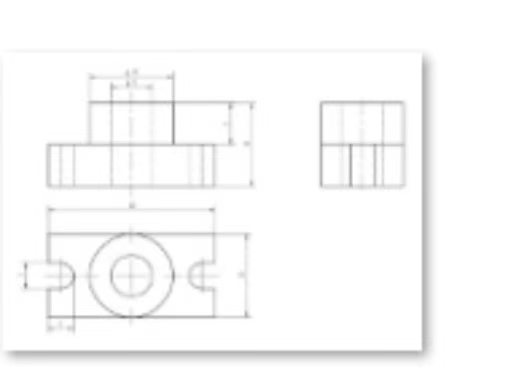
#> input picture data/test_images/scan_test_01.jpg, 512 x 383 px
$ python check_full.py
#> lines starting #> are read from the running program, lines starting #| are printed output that depends on the picture; after the words box and inside, x2 and y2 are one past the last pixel; in counts of white or black regions, pixels touching at a corner belong together
#> in preprocess_for_sift, img is the input picture: shape (383, 512, 3); min 129, max 255, mean 249.5
### services/image_preprocess.py
import cv2
import numpy as np


def crop_non_white_border(gray: np.ndarray, margin: int = 10) -> np.ndarray:
    """
    裁掉测试图外部大白边和阴影区域。
    对模糊拍照图很重要。
    """
#> called with margin = 10
    mask = gray < 245
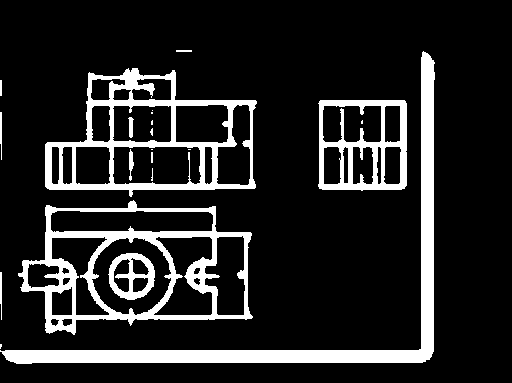
#> mask: shape (383, 512) bool; 14.6% white; 21 white regions (9 under 20 px), largest, box (x1, y1, x2, y2) and area: (0, 51, 435, 364) 9392, (18, 200, 253, 335) 7584, (45, 68, 257, 197) 6704
    coords = cv2.findNonZero(mask.astype(np.uint8))
#> coords = contour of 28678 points, box (x1, y1, x2, y2) (0, 50, 435, 364), area 45954

    if coords is None:
        return gray

    x, y, w, h = cv2.boundingRect(coords)
#> x = 0; y = 50; w = 435; h = 314

    x1 = max(0, x - margin)
#> x1 = 0
    y1 = max(0, y - margin)
#> y1 = 40
    x2 = min(gray.shape[1], x + w + margin)
#> x2 = 445
    y2 = min(gray.shape[0], y + h + margin)
#> y2 = 374

    return gray[y1:y2, x1:x2]


# [28 lines left out: function rotate_bound, not called in this run]


def estimate_skew_angle(gray: np.ndarray) -> float:
    """
    使用 HoughLinesP 估计工程图的整体倾斜角。
    主要利用图中的水平线和竖直线。
    """
    edges = cv2.Canny(gray, 50, 150)
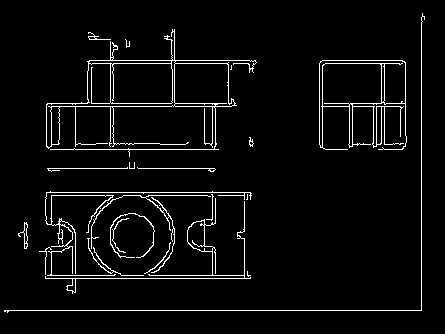
#> edges: shape (334, 445); 4.2% white in thin lines or dots, all inside (x1, y1, x2, y2) = (4, 13, 425, 313)

    lines = cv2.HoughLinesP(
        edges,
        rho=1,
        theta=np.pi / 180,
        threshold=80,
        minLineLength=max(30, min(gray.shape[:2]) // 8),
        maxLineGap=10
    )
#> lines = 25 rows, first 6: [4, 310, 421, 310], [47, 103, 235, 103], [46, 106, 231, 106], [322, 60, 402, 60], [421, 309, 421, 17], [88, 63, 255, 63]

    if lines is None:
        return 0.0

    angles = []

    for line in lines:
        x1, y1, x2, y2 = line[0]

        dx = x2 - x1
        dy = y2 - y1

        if dx == 0 and dy == 0:
            continue

        angle = np.degrees(np.arctan2(dy, dx))

        # 归一化到 [-90, 90]
        if angle < -90:
            angle += 180
        if angle > 90:
            angle -= 180

        # 只取接近水平线的角度
        # 工程图里水平线最多，通常最稳
        if -30 <= angle <= 30:
            angles.append(angle)
#> this loop made 25 passes
#> (x1, y1, x2, y2, dx, dy, angle) on passes 1 to 12: (4, 310, 421, 310, 417, 0, 0), (47, 103, 235, 103, 188, 0, 0), (46, 106, 231, 106, 185, 0, 0), (322, 60, 402, 60, 80, 0, 0), (421, 309, 421, 17, 0, -292, -90), (88, 63, 255, 63, 167, 0, 0), (45, 278, 250, 278, 205, 0, 0), (50, 149, 218, 149, 168, 0, 0), (46, 192, 250, 192, 204, 0, 0), (47, 275, 250, 275, 203, 0, 0), (47, 168, 214, 168, 167, 0, 0), (46, 195, 251, 195, 205, 0, 0)
#> after the loop, angles = [0, 0, 0, 0, 0, 0, 0, 0, 0, 0, 0, 0, 0, 0, 0]

    if not angles:
        return 0.0

    # 用中位数，比平均数抗干扰
    return float(np.median(angles))


def deskew_engineering_drawing(gray: np.ndarray, max_angle: float = 15.0) -> np.ndarray:
    """
    自动矫正轻微倾斜的工程图。
    """
    angle = estimate_skew_angle(gray)
#> angle = 0

    # 避免误判导致大幅旋转
    if abs(angle) < 0.5:
        return gray

    if abs(angle) > max_angle:
        return gray

    # 如果图像顺时针倾斜 angle，需要旋转 -angle 矫正
    # Hough line angles describe the current dominant line tilt in image
    # coordinates. Rotating by the same signed angle brings horizontal
    # engineering drawing lines back toward 0 degrees.
    corrected = rotate_bound(gray, angle)

    return corrected


# [114 lines left out: functions detect_document_corners, correct_perspective, not called in this run]


def normalize_shadow(gray: np.ndarray) -> np.ndarray:
    """
    减弱拍照阴影和背景不均。
    """
    background = cv2.medianBlur(gray, 31)
    normalized = cv2.divide(gray, background, scale=255)
    return normalized


def sharpen(gray: np.ndarray) -> np.ndarray:
    """
    轻微锐化，增强工程图细线。
    """
    blur = cv2.GaussianBlur(gray, (0, 0), 1.0)
    sharp = cv2.addWeighted(gray, 1.5, blur, -0.5, 0)
    return sharp


def preprocess_for_sift(image_path: str, mode: str = "gray", save_debug: bool = False,
                        enable_deskew: bool = True, enable_perspective: bool = False) -> np.ndarray:
    """
    工程图预处理：裁边 -> 倾斜矫正 -> 透视矫正 -> 去阴影 -> CLAHE -> 锐化 -> 输出指定模式

    Args:
        image_path: 图片路径
        mode: 输出模式
            - "gray": 预处理后的灰度图
            - "otsu": Otsu二值化
            - "adaptive": 自适应二值化
            - "edge": Canny边缘
        save_debug: 是否保存调试图片到 data/debug/
        enable_deskew: 是否启用倾斜矫正（默认 True）
        enable_perspective: 是否启用透视矫正（默认 False，手机斜拍时启用）

    Returns:
        处理后的图像
    """
    img = cv2.imread(image_path)
    if img is None:
        raise ValueError(f"Cannot read image: {image_path}")

    gray = cv2.cvtColor(img, cv2.COLOR_BGR2GRAY)

    # 1. 裁掉外部白边和阴影
    gray = crop_non_white_border(gray)

    # 保存矫正前的图片（用于调试）
    before_correction = gray.copy() if save_debug else None

    # 2. 轻微倾斜矫正（可选）
    if enable_deskew:
        gray = deskew_engineering_drawing(gray)

    # 3. 透视矫正（可选，处理手机斜拍的梯形变形）
    if enable_perspective:
        gray = correct_perspective(gray)

    # 4. 矫正后再次裁白边
    gray = crop_non_white_border(gray)
#> in crop_non_white_border (call 2), `mask = gray < 245`: mask: shape (334, 445) bool; 19.3% white; 21 white regions (9 under 20 px), largest, box (x1, y1, x2, y2) and area: (0, 11, 435, 324) 9392, (18, 160, 253, 295) 7584, (45, 28, 257, 157) 6704

    # 保存调试图片
    if save_debug:
        from pathlib import Path
        debug_dir = Path("data/debug")
        debug_dir.mkdir(parents=True, exist_ok=True)
        cv2.imwrite(str(debug_dir / "preprocess_before_correction.jpg"), before_correction)
        cv2.imwrite(str(debug_dir / "preprocess_after_correction.jpg"), gray)

    # 5. 控制尺寸
    h, w = gray.shape[:2]
#> h = 334; w = 445
    target_side = 1200
    scale = target_side / max(h, w)
#> scale = 2.7
    if scale > 1:
        gray = cv2.resize(
            gray,
            (int(w * scale), int(h * scale)),
            interpolation=cv2.INTER_CUBIC
        )
#> gray: shape (900, 1200)
    elif scale < 1:
        gray = cv2.resize(
            gray,
            (int(w * scale), int(h * scale)),
            interpolation=cv2.INTER_AREA
        )

    # 5. 去阴影
    gray = normalize_shadow(gray)

    # 6. 局部对比度增强
    clahe = cv2.createCLAHE(clipLimit=2.0, tileGridSize=(8, 8))
    gray = clahe.apply(gray)
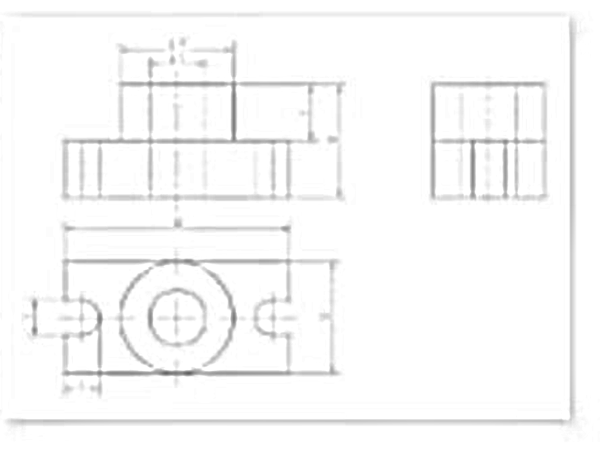
#> gray: shape (900, 1200) (shown at 1/2 size); min 92, max 255, mean 248.6

    # 7. 轻微锐化，不要重度模糊
    gray = sharpen(gray)

    # 8. 输出指定模式

    if mode == "gray":
        return gray

    if mode == "otsu":
        _, binary = cv2.threshold(
            gray,
            0,
            255,
            cv2.THRESH_BINARY + cv2.THRESH_OTSU
        )
        return binary

    if mode == "adaptive":
        binary = cv2.adaptiveThreshold(
            gray,
            255,
            cv2.ADAPTIVE_THRESH_GAUSSIAN_C,
            cv2.THRESH_BINARY,
            31,
            10
        )
        return binary

    if mode == "edge":
        return cv2.Canny(gray, 50, 150)

    return gray


def preprocess_image(image_path: str) -> np.ndarray:
    """
    兼容旧接口：返回预处理后的灰度图
    """
    return preprocess_for_sift(image_path, mode="gray")

### services/feature_extract.py
import cv2
import numpy as np


# [26 lines left out: function deserialize_keypoints, not called in this run]


def extract_sift_features(image: np.ndarray) -> tuple:
    """
    使用 SIFT 提取图像特征（对模糊、旋转、缩放更鲁棒）

    Args:
        image: 灰度图或二值图

    Returns:
        (keypoints, descriptors) 元组
    """
    sift = cv2.SIFT_create(
        nfeatures=2000,
        contrastThreshold=0.04,
        edgeThreshold=10
    )

    keypoints, descriptors = sift.detectAndCompute(image, None)
#> keypoints = 640 keypoints; strongest (x, y, size): (376, 746, 8.7), (332, 746, 8.7), (199, 637, 9.3), (69, 660, 8.5)

    if descriptors is None:
        return keypoints, np.array([], dtype=np.float32).reshape(0, 128)

    return keypoints, descriptors


# [17 lines left out: function extract_orb_features, not called in this run]

### check_full.py
import numpy as np
import cv2
from services.image_preprocess import preprocess_image
from services.feature_extract import extract_sift_features

# 测试查询图
q_gray = preprocess_image('data/test_images/scan_test_01.jpg')
_, q_desc = extract_sift_features(q_gray)
print('query type:', q_desc.dtype, 'shape:', q_desc.shape)
#| query type: float32 shape: (640, 128)

# 测试参考图
r_gray = preprocess_image('data/ref_images/part_0001.png')
#> call 2 of preprocess_for_sift, with image_path = 'data/ref_images/part_0001.png', mode = 'gray', save_debug = False, enable_deskew = True, enable_perspective = False
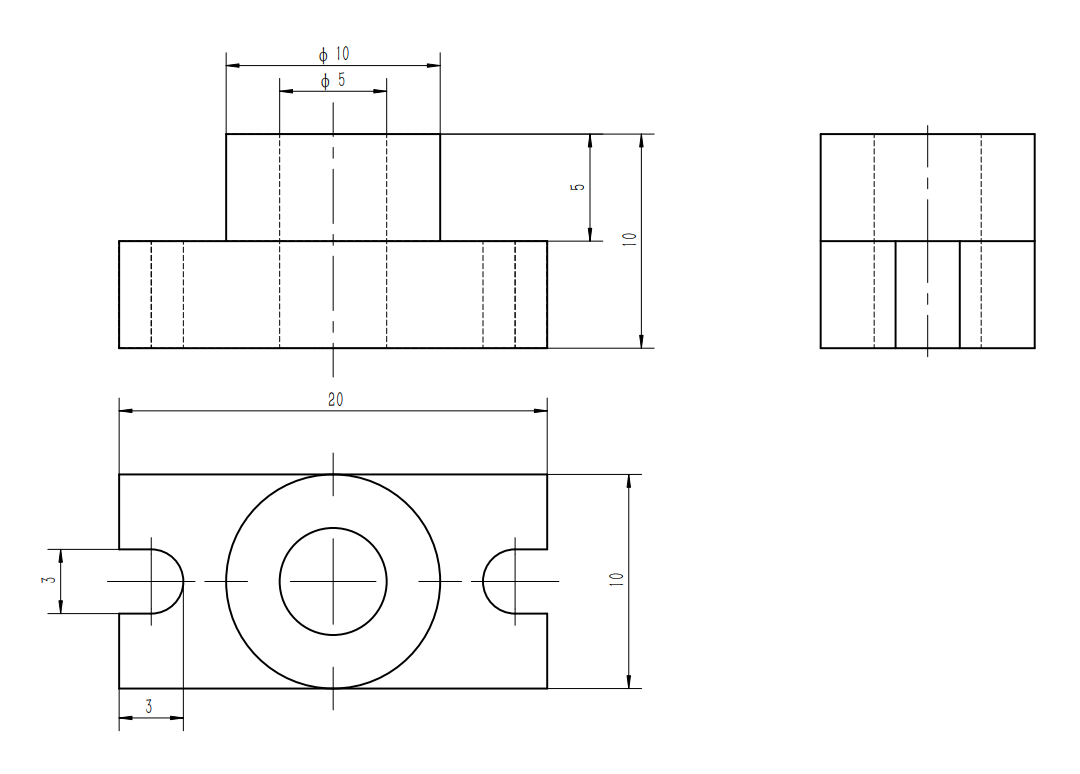
#> input picture data/ref_images/part_0001.png, 1080 x 774 px
#> in preprocess_for_sift, img is the input picture: shape (774, 1080, 3); mean B, G, R 250.1, 250.1, 250.1
#> in crop_non_white_border (call 3), `mask = gray < 245`: mask: shape (774, 1080) bool; 3.1% white; 167 white regions (146 under 20 px), largest, box (x1, y1, x2, y2) and area: (47, 397, 642, 732) 9995, (118, 47, 655, 378) 7647, (819, 125, 1036, 358) 4181
#> in estimate_skew_angle (call 2), `edges = cv2.Canny(gray, 50, 150)`:
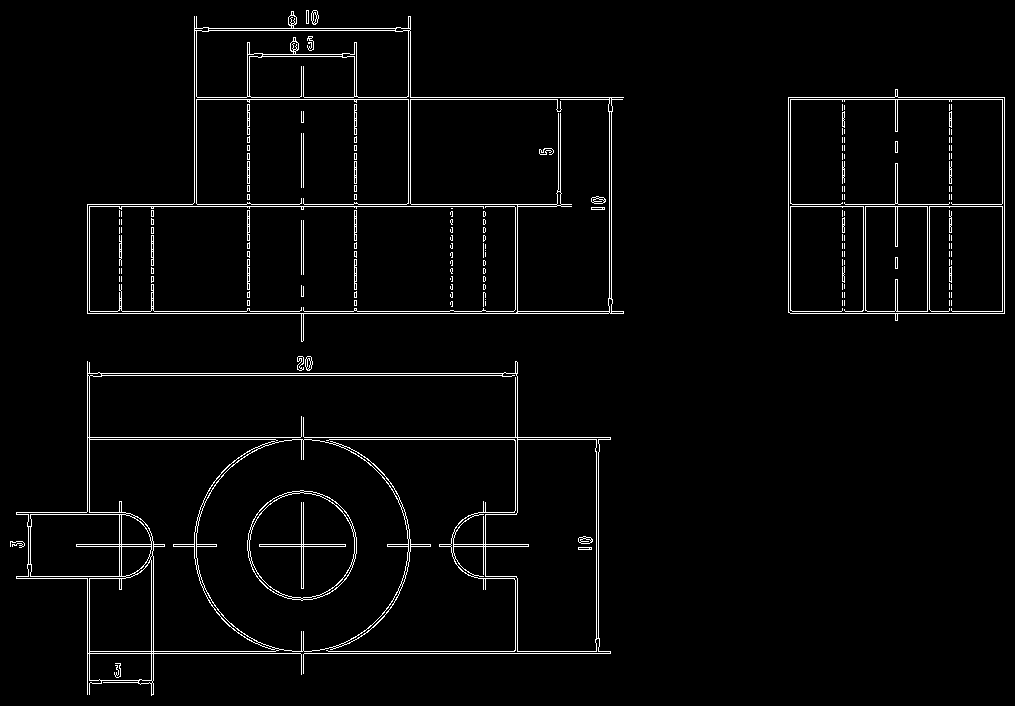
#> edges: shape (706, 1015); 2.9% white in thin lines or dots
#> in estimate_skew_angle (call 2), `lines = cv2.HoughLinesP( edges, rho=1, theta=np.pi / 180, threshold=80..`: lines = 69 rows, first 6: [788, 204, 1004, 204], [194, 99, 622, 99], [87, 206, 571, 206], [87, 313, 623, 313], [194, 97, 623, 97], [87, 651, 275, 651]
#> the loop in estimate_skew_angle (call 2), `for line in lines:` made 69 passes
#> (x1, y1, x2, y2, dx, dy, angle) on passes 1 to 12: (788, 204, 1004, 204, 216, 0, 0), (194, 99, 622, 99, 428, 0, 0), (87, 206, 571, 206, 484, 0, 0), (87, 313, 623, 313, 536, 0, 0), (194, 97, 623, 97, 429, 0, 0), (87, 651, 275, 651, 188, 0, 0), (87, 311, 623, 311, 536, 0, 0), (87, 653, 610, 653, 523, 0, 0), (87, 437, 610, 437, 523, 0, 0), (87, 373, 517, 373, 430, 0, 0), (303, 274, 303, 111, 0, -163, -90), (87, 439, 275, 439, 188, 0, 0)
#> after the loop in estimate_skew_angle (call 2), `for line in lines:`: angles = 25 values from 0 to 0
#> call 4 of crop_non_white_border, with margin = 10
#> in crop_non_white_border (call 4), `mask = gray < 245`:
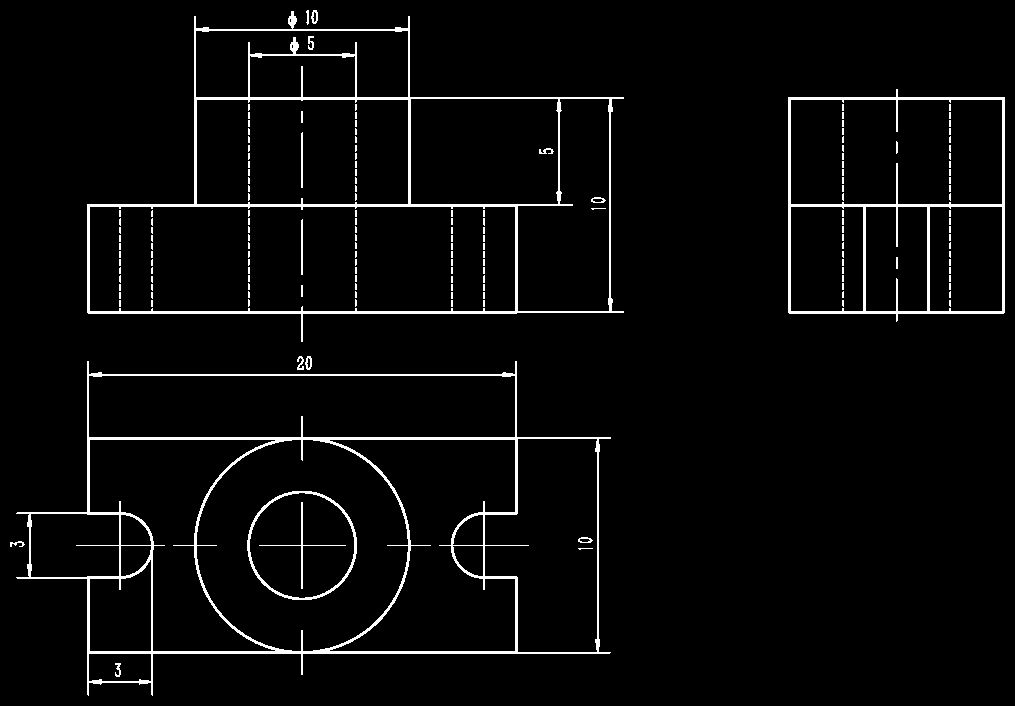
#> mask: shape (706, 1015) bool; 3.6% white; 167 white regions (146 under 20 px), largest, box (x1, y1, x2, y2) and area: (16, 361, 611, 696) 9995, (87, 11, 624, 342) 7647, (788, 89, 1005, 322) 4181
#> in crop_non_white_border (call 4), `coords = cv2.findNonZero(mask.astype(np.uint8))`: coords = contour of 25882 points, box (x1, y1, x2, y2) (10, 10, 1005, 696), area 113240
#> in crop_non_white_border (call 4), `x, y, w, h = cv2.boundingRect(coords)`: x = 10
#> in crop_non_white_border (call 4), `x1 = max(0, x - margin)`: x1 = 0
#> in crop_non_white_border (call 4), `x2 = min(gray.shape[1], x + w + margin)`: x2 = 1015
#> in crop_non_white_border (call 4), `y2 = min(gray.shape[0], y + h + margin)`: y2 = 706
#> in preprocess_for_sift (call 2), `gray = cv2.resize( gray, (int(w * scale), int(h * scale)), interpolati..`:
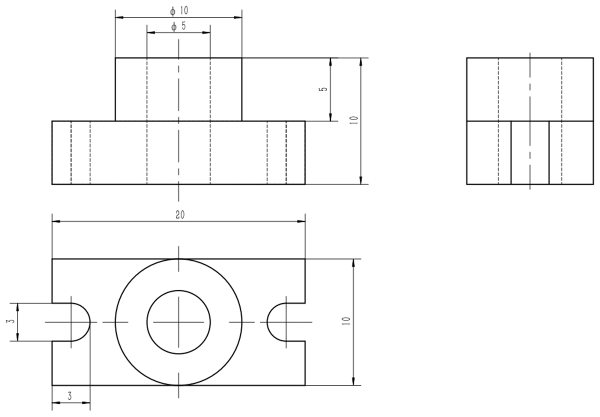
#> gray: shape (834, 1200) (shown at 1/2 size); min 0, max 255, mean 249.2
#> in normalize_shadow (call 2), `background = cv2.medianBlur(gray, 31)`: background: shape (834, 1200); every value is 255
_, r_desc = extract_sift_features(r_gray)
#> in extract_sift_features (call 2), `keypoints, descriptors = sift.detectAndCompute(image, None)`: keypoints = 349 keypoints; strongest (x, y, size): (167, 805, 4.1), (117, 805, 4), (661, 229, 4.1), (707, 757, 3.9)
print('ref type:', r_desc.dtype, 'shape:', r_desc.shape)
#| ref type: float32 shape: (349, 128)

# 测试匹配
bf = cv2.BFMatcher(cv2.NORM_L2)
matches = bf.knnMatch(q_desc.astype(np.float32), r_desc.astype(np.float32), k=2)
#> matches = 640 matches
print('matches:', len(matches))
#| matches: 640
